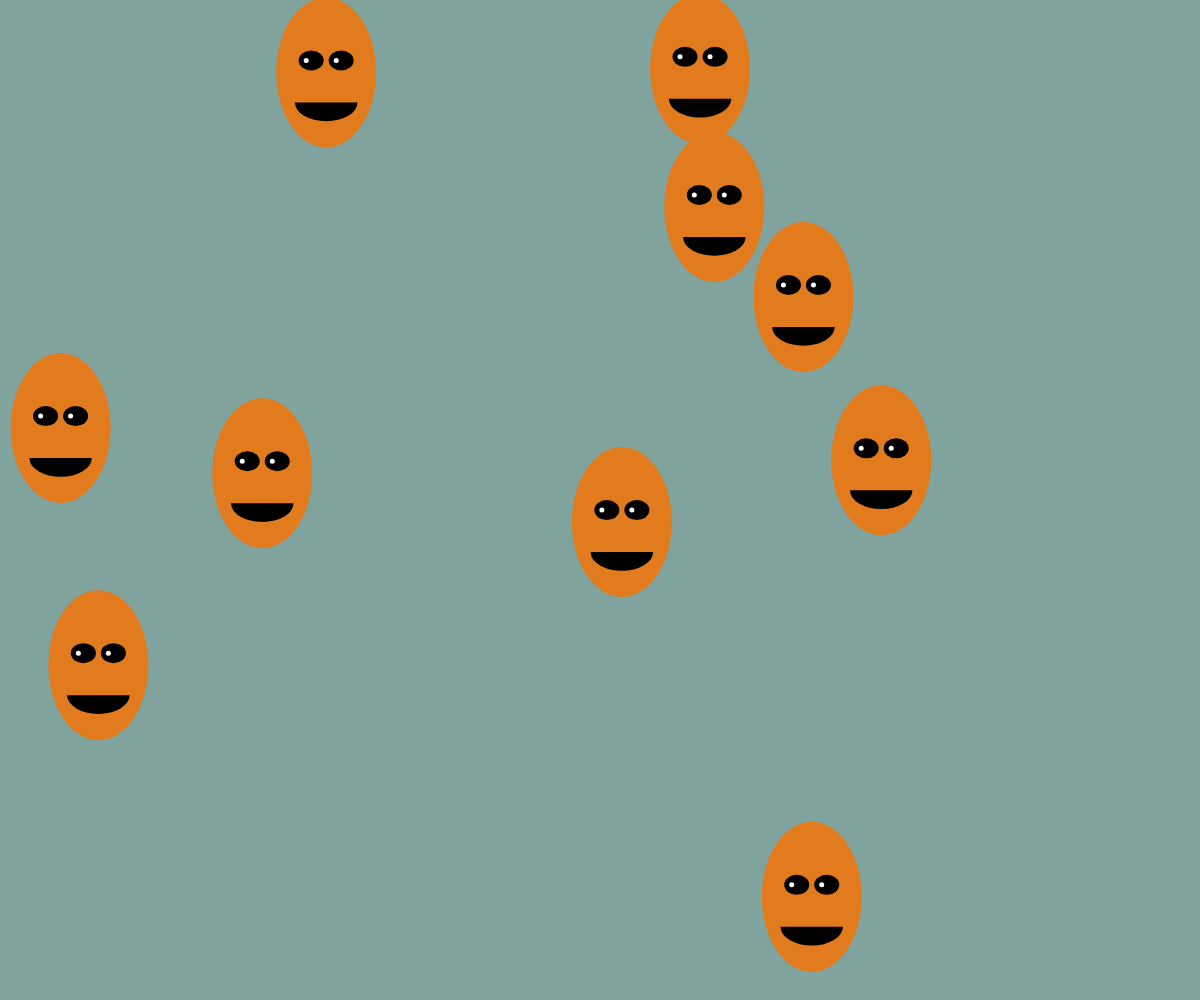
Frame 1 (no input)
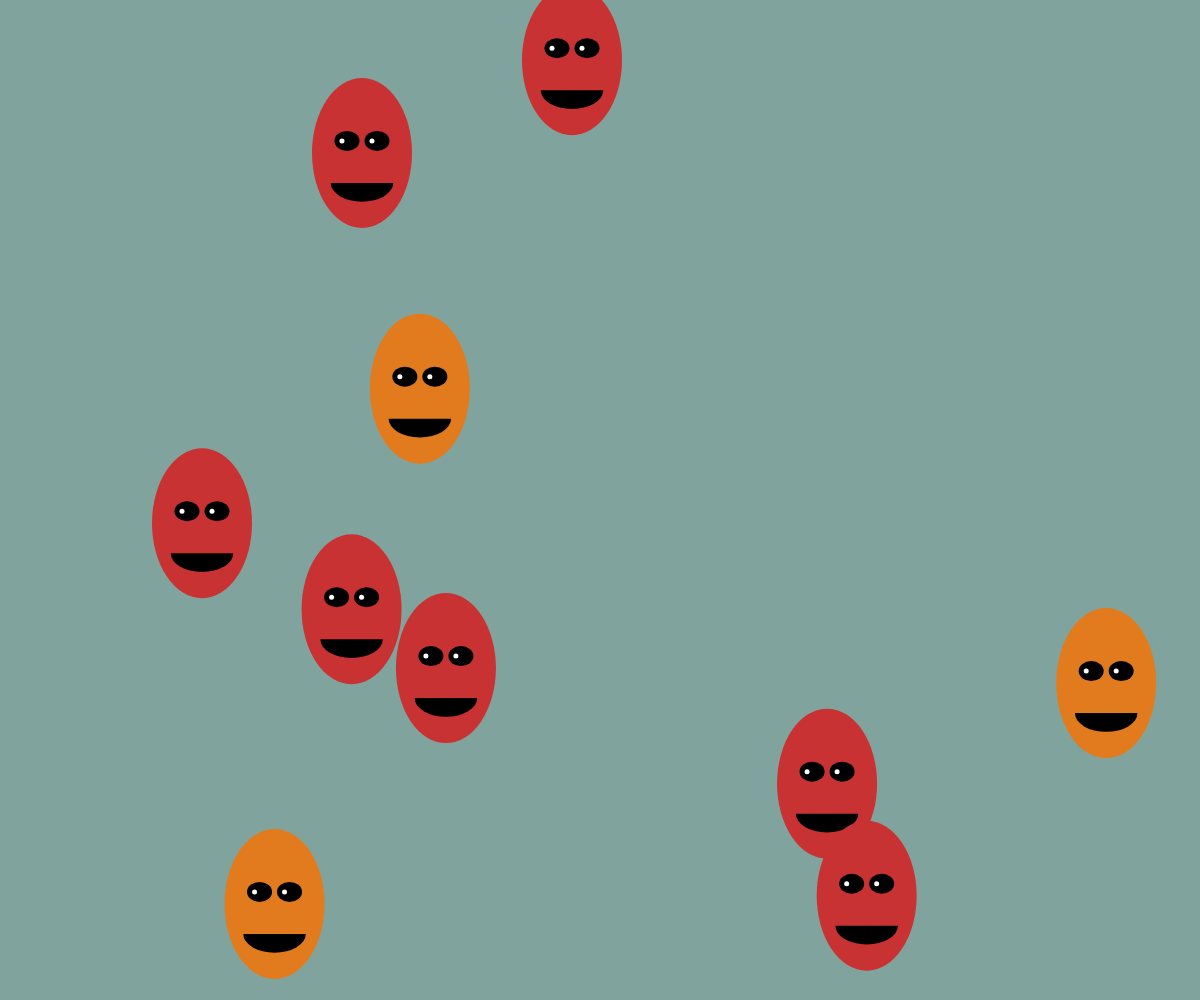
Frame 60 (no input)
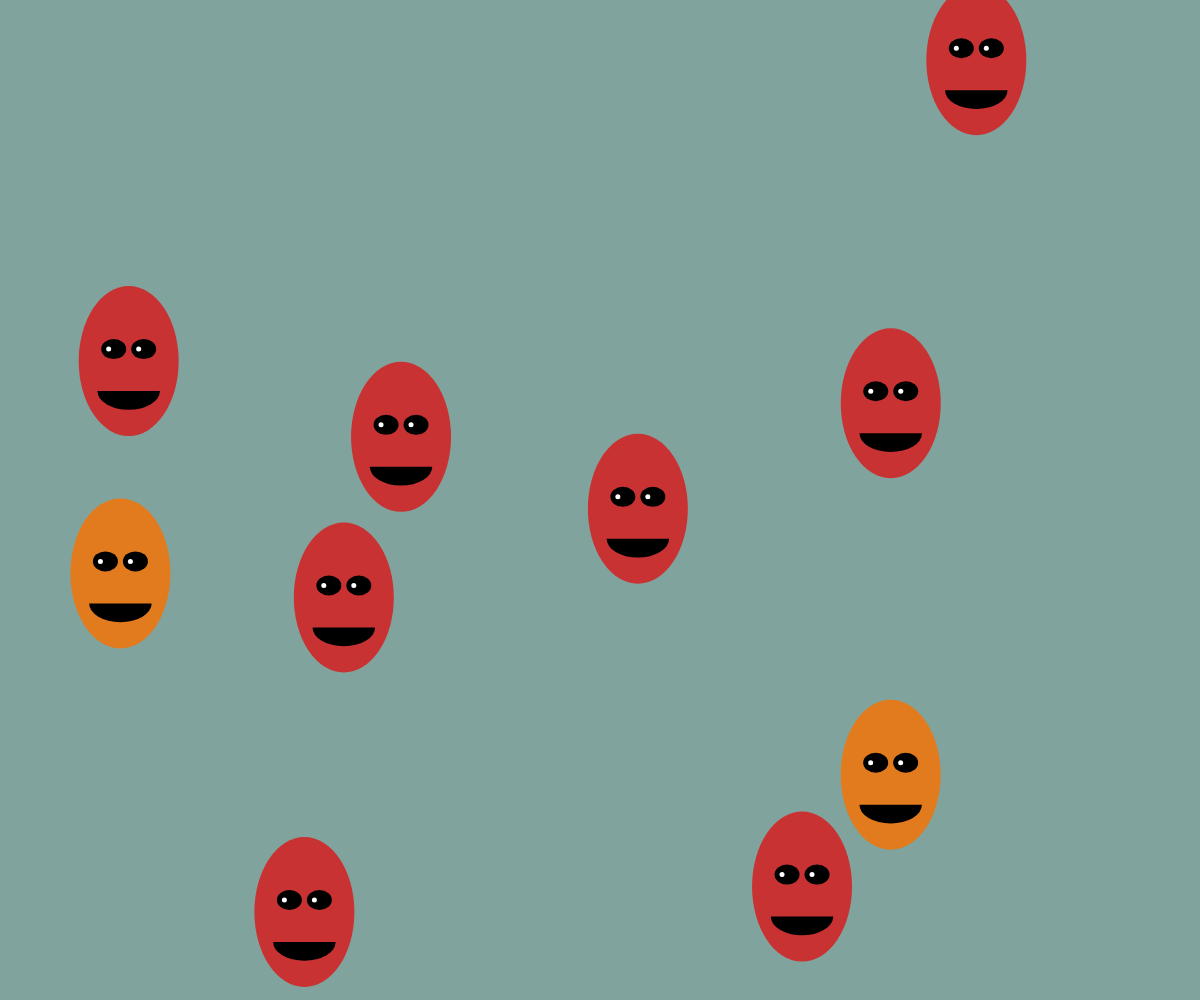
Frame 120 (the mouse pressed at the canvas centre since frame 60)

The p5.js sketch that drew these frames (run headless with seeded random() and noise() and a simulated clock; from frame 60 on, the mouse is pressed at the canvas centre):

// p5.js sketch
// ── sketch.js

//creating array
let creatures = [];

function setup() {
  createCanvas(windowWidth, windowHeight);
  background('rgb(128, 164, 157)');

  for (let i = 0; i < 10; i++) {
    creatures.push( new Creature(random(0, 1000), random(0, 1000), 100, 150) );
  }

  // frameRate(10);
}

function draw() {

  background('rgb(128, 164, 157)');

  for (let i = 0; i < creatures.length; i++){
  creatures[i].show();
  creatures[i].move();
  creatures[i].edge();
  creatures[i].interact(creatures, i);
}
}

// ── creation.js

//creating the creature class
class Creature {
  constructor(x, y, r, d) {
    this.x = x;
    this.y = y;
    this.r = r;
    this.d = d;
    this.dx = random(-10, 10);
    this.dy = random(-10, 10);
    this.col = color('rgb(226, 123, 30)');

  }

  show() {
    noStroke();
    fill(this.col);
      //body
      ellipse(this.x, this.y, this.r, this.d);
      //eyes
      fill(0);
      ellipse(this.x-15, this.y-12, this.r/4, this.r/5);
      ellipse(this.x+15, this.y-12, this.r/4, this.r/5);
      //pupils
      fill(255);
      ellipse(this.x-20, this.y-12, this.r/20, this.r/20);
      ellipse(this.x+10, this.y-12, this.r/20, this.r/20);
      //mouth
      fill(0);
      arc(this.x, this.y+30, this.r/1.6, this.d/4, radians(0), radians(180));
  }

  move() {
    this.x = this.x - this.dx;
    this.y = this.y - this.dy;

  }

  edge() {
        // edge check left right
        if (this.x + this.r/2 >= width || this.x - this.r/2 <= 0) {
            this.dx *= -1;
        }
        // edge check bottom and top
        if (this.y + this.d/2 >= height || this.y - this.d/2 <= 0) {
            this.dy *= -1;
        }
    }

    interact(other, my) {

        for (let n = 0; n < other.length; n++) {

            if (n != my) {
                let d = dist(this.x, this.y, other[n].x, other[n].y);
                let combinedR = this.r/2 + other[n].r/2;

                if (d <= combinedR) {
                    this.dx *= -1;
                    this.dy *= -1;

                      if (d <= combinedR) {
                        this.col = color('rgb(201, 50, 50)');
                      } 
                }
            }
        }
    }
}
